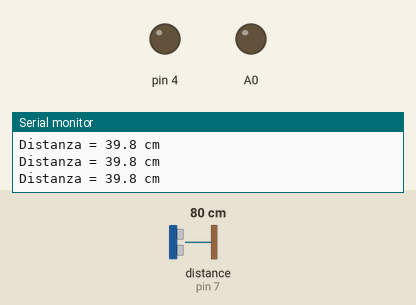
Recording of a sketch running on a simulated Arduino Uno, built with avr-gcc and run on an emulated ATmega328P. On the bench: output pins drawn as LEDs (lit = HIGH), the last lines printed to the serial monitor. Wiring (inferred from the names in the program): ultrasonic range finder: trigger pin 5; echo pin 7. Dashed ring = blinking. The inputs (shaded band) are chosen by the test bench; at power-on: distance to the obstacle (sensor on pin 7) 80 cm. The echo pulse lasts 58.3 µs per cm; pins used as bus, display or sensor lines are not drawn.

Above: at 1.2 s.
1.3 s: distance to the obstacle (sensor on pin 7) set to 18 cm
2.8 s: distance to the obstacle (sensor on pin 7) set to 15 cm
At 3.4 s:
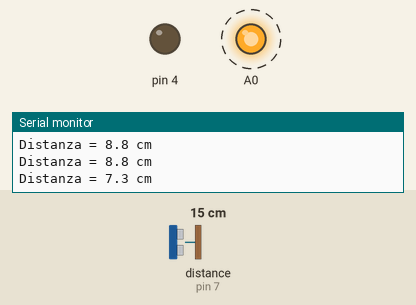
5.8 s: distance to the obstacle (sensor on pin 7) set to 10 cm
8.8 s: distance to the obstacle (sensor on pin 7) set to 7 cm
At 9.7 s:
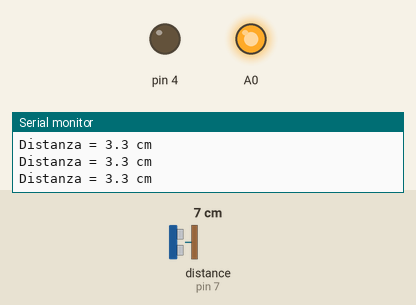
10.4 s: distance to the obstacle (sensor on pin 7) set to 9 cm
At 11.5 s:
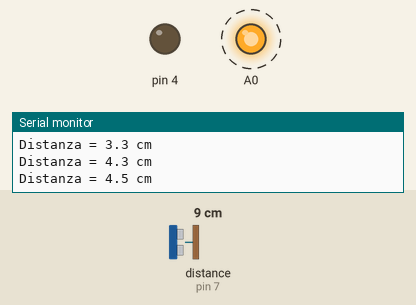
Timing chart, 0 to 14.4 s (numbered marks = the images above; inputs shaded):
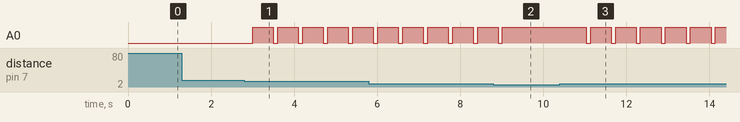

The sketch:

main.ino
```cpp
// Definizione dei pin
const int trigger = 5;
const int echo = 7;
const float c = 0.0343 / 2; // Velocità del suono in cm/us diviso 2

void setup() {
  // Definizione di input e output
  pinMode(trigger, OUTPUT);
  pinMode(echo, INPUT);
  pinMode(A0, OUTPUT);
  pinMode(4, OUTPUT);

  // Inizializzazione della comunicazione seriale
  Serial.begin(9600);
}

void loop() {
  long tempo;
  float spazio;

  // Prima della misurazione si porta trigger a livello basso
  digitalWrite(trigger, LOW);
  delayMicroseconds(5);

  // Invio di un impulso (porta trigger a livello alto per 10 microsecondi)
  digitalWrite(trigger, HIGH);
  delayMicroseconds(10);
  digitalWrite(trigger, LOW);

  // Lettura di echo, tramite pulseIn, che restituisce la durata dell'impulso (in microsecondi)
  // Il dato acquisito viene poi diviso per 2 (andata e ritorno)
  tempo = pulseIn(echo, HIGH) / 2;

  // Calcolo della distanza in centimetri
  spazio = tempo * c;

  // Visualizzazione della distanza sul Serial Monitor
  Serial.print("Distanza = " + String(spazio, 1) + " cm\n");

  delay(100);

  // Logica di segnalazione con LED o buzzer
  if (spazio <= 4) {
    digitalWrite(A0, HIGH); // LED acceso
  } else if (spazio > 4 && spazio < 8) {
    digitalWrite(A0, HIGH); // LED lampeggia
    delay(500);
    digitalWrite(A0, LOW);
  } else {
    digitalWrite(A0, LOW); // LED spento
  }

}
```

Measured:
- the behaviour switches between 17 and 16 cm on distance to the obstacle (sensor on pin 7) (found by bisection; images 0 and 1)
- the behaviour switches between 9 and 8 cm on distance to the obstacle (sensor on pin 7) (found by bisection; images 1 and 2)
- after the input at 2.8 s, A0: alternates HIGH for 0.50 s and LOW for 0.10 s, starting after 0.20 s
- after the input at 8.8 s, A0: goes on until 9.0 s, then stays HIGH
- after the input at 10.4 s, A0: alternates HIGH for 0.50 s and LOW for 0.10 s, starting after 0.64 s
